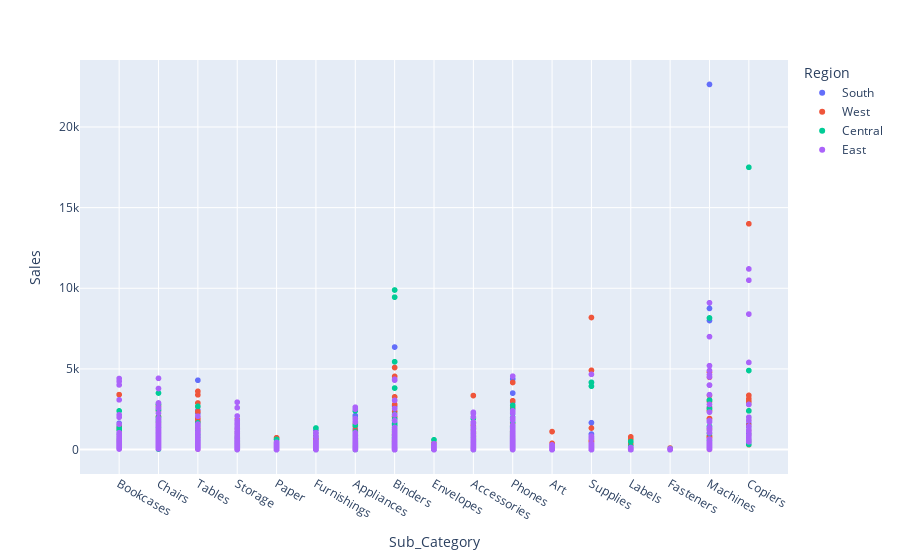

Notebook source saved alongside this figure:
### Markdown cell above
- In the avove graph we can see that the Profit of Vermont is highest followed by Rhode isiland and Indiana .
- We can notoce that the sales of Vermont is 2nd heighwst but the profit is max.
- Though the sales of Wyoming is most but in case of profit it stands in 8th position.

### Code cell
# Each Sub_category sales by Region
import plotly.express as px
fig = px.scatter(df,df["Sub_Category"], df["Sales"],color=df["Region"])
fig.show()

### Figure 1 — Plotly figure (JSON) as saved in the notebook; plotly's stock layout.template omitted (floating-point values rounded to 4 significant figures; data arrays with more than 128 entries replaced by an {"elided": "..."} marker saying what was removed)
{"data": [{"hovertemplate": "Region=South<br>Sub_Category=%{x}<br>Sales=%{y}<extra></extra>", "legendgroup": "South", "marker": {"color": "#636efa", "symbol": "circle"}, "mode": "markers", "name": "South", "showlegend": true, "type": "scattergl", "x": {"elided": "1620 str values"}, "xaxis": "x", "y": {"elided": "1620 float values"}, "yaxis": "y"}, {"hovertemplate": "Region=West<br>Sub_Category=%{x}<br>Sales=%{y}<extra></extra>", "legendgroup": "West", "marker": {"color": "#EF553B", "symbol": "circle"}, "mode": "markers", "name": "West", "showlegend": true, "type": "scattergl", "x": {"elided": "3203 str values"}, "xaxis": "x", "y": {"elided": "3203 float values"}, "yaxis": "y"}, {"hovertemplate": "Region=Central<br>Sub_Category=%{x}<br>Sales=%{y}<extra></extra>", "legendgroup": "Central", "marker": {"color": "#00cc96", "symbol": "circle"}, "mode": "markers", "name": "Central", "showlegend": true, "type": "scattergl", "x": {"elided": "2323 str values"}, "xaxis": "x", "y": {"elided": "2323 float values"}, "yaxis": "y"}, {"hovertemplate": "Region=East<br>Sub_Category=%{x}<br>Sales=%{y}<extra></extra>", "legendgroup": "East", "marker": {"color": "#ab63fa", "symbol": "circle"}, "mode": "markers", "name": "East", "showlegend": true, "type": "scattergl", "x": {"elided": "2848 str values"}, "xaxis": "x", "y": {"elided": "2848 float values"}, "yaxis": "y"}], "layout": {"legend": {"title": {"text": "Region"}, "tracegroupgap": 0}, "margin": {"t": 60}, "xaxis": {"anchor": "y", "domain": [0, 1], "title": {"text": "Sub_Category"}}, "yaxis": {"anchor": "x", "domain": [0, 1], "title": {"text": "Sales"}}}}
